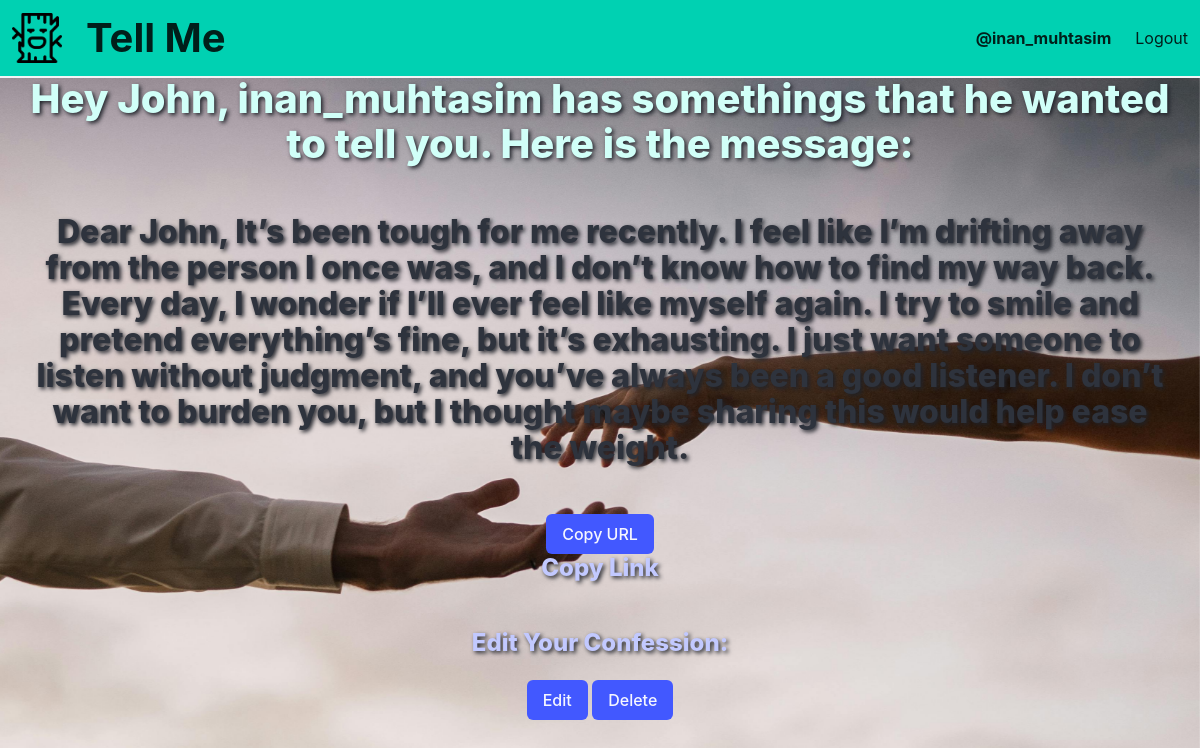
The page /confession/nfmclmexer-inan_muhtasim (signed in) on the database its author committed.
### letters/models.py (models this page shows, shortened)
class Confession(models.Model):
    creator = models.ForeignKey(User, on_delete=models.CASCADE, related_name='confessions')
    letter_receiver = models.CharField(max_length=20)
    letter_id = models.SlugField(max_length=10, primary_key=True)
    key= models.CharField(max_length=20)
    message = models.TextField()
    class Meta:
        db_table = "confession"

### letters/views.py (the view)
# urls.py: path("confession/<str:letter_id>", views.confessionPage, name="confessionPage"),
def confessionPage(request, letter_id):
    confession = get_object_or_404(Confession, letter_id=letter_id)
    if request.COOKIES.get(f"access_{letter_id}") == "granted" or request.user == confession.creator:
        return render(request, "confession.html", {"confession":confession})
    else:
        return redirect("envelop", letter_id=letter_id)

### templates/confession.html (shortened to what this page needs)
{% extends "base.html" %} {% block content %}
<div
  class="mx-5"
  style="
    top: 60px;
    text-align: center;
    text-shadow: 2px 2px 4px rgb(31, 34, 41);
  "
>
  <h1 class="title is-2 has-text-primary-light">
    Hey {{ confession.letter_receiver}}, {{ confession.creator }} has somethings
    that he wanted to tell you. Here is the message:
  </h1>
  <br />
  <h3 class="title is-3">{{ confession.message|linebreaksbr }}</h3>
  <br />
  {% if request.user == confession.creator %}
  <button id="copy-url-btn" class="button is-link">Copy URL</button>
  <h4 class="title is-4 has-text-link-light">Copy Link</h4>
  <br>
  <h4 class="title is-4 has-text-link-light">Edit Your Confession:</h4>
  <a href="{% url 'updateConfession' confession.letter_id %}">
    <button class="button is-link">Edit</button>
  </a>
  <a href="{% url 'deleteConfession' confession.letter_id %}">
    <button class="button is-link">Delete</button>
  </a>
  {% endif %}
</div>
{% endblock content %}

### templates/nav.html (shortened to what this page needs)
{% load static %}
<nav class="navbar has-shadow is-small is-primary">
  <div class="navbar-brand">
    <a class="navbar-item" href="/">
      <img src="{% static 'images/tree.png'%}" style="max-height: 50px" />
    </a>
    <a href="{% url 'home' %}" class="navbar-item has-text-weight-bold is-size-2">Tell Me</a>
  </div>
  <div class="navbar-menu" id="nav-links">
    <div class="navbar-end">
      {% if request.user.is_authenticated %}
      <a href="{% url 'userPage' %}" class="navbar-item has-text-weight-bold">@{{ user.username }}</a>
      <a href="{% url 'logout' %}" class="navbar-item">Logout</a>
      {% else %}
      <a href="{% url 'login' %}" class="navbar-item">Login</a>
      <a href="{% url 'signUp' %}" class="navbar-item">Sing Up</a>
      {% endif %}
    </div>
  </div>
</nav>

### rows shown on the page
Confession: letter_receiver "John", creator "inan_muhtasim", message "Dear John, It’s been tough for me recently. I feel like I’m drifting away from the person I once was, and I don’t know how to find my way back. Every day, I wonder if I’ll ever feel like myself again. I try to smile and pretend everything’s fine, but it’s exhausting. I just want someone to listen without judgment, and you’ve always been a good listener. I don’t want to burden you, but I thought maybe sharing this would help ease the weight."

### other values the page prints
{{ user.username }} "inan_muhtasim"
